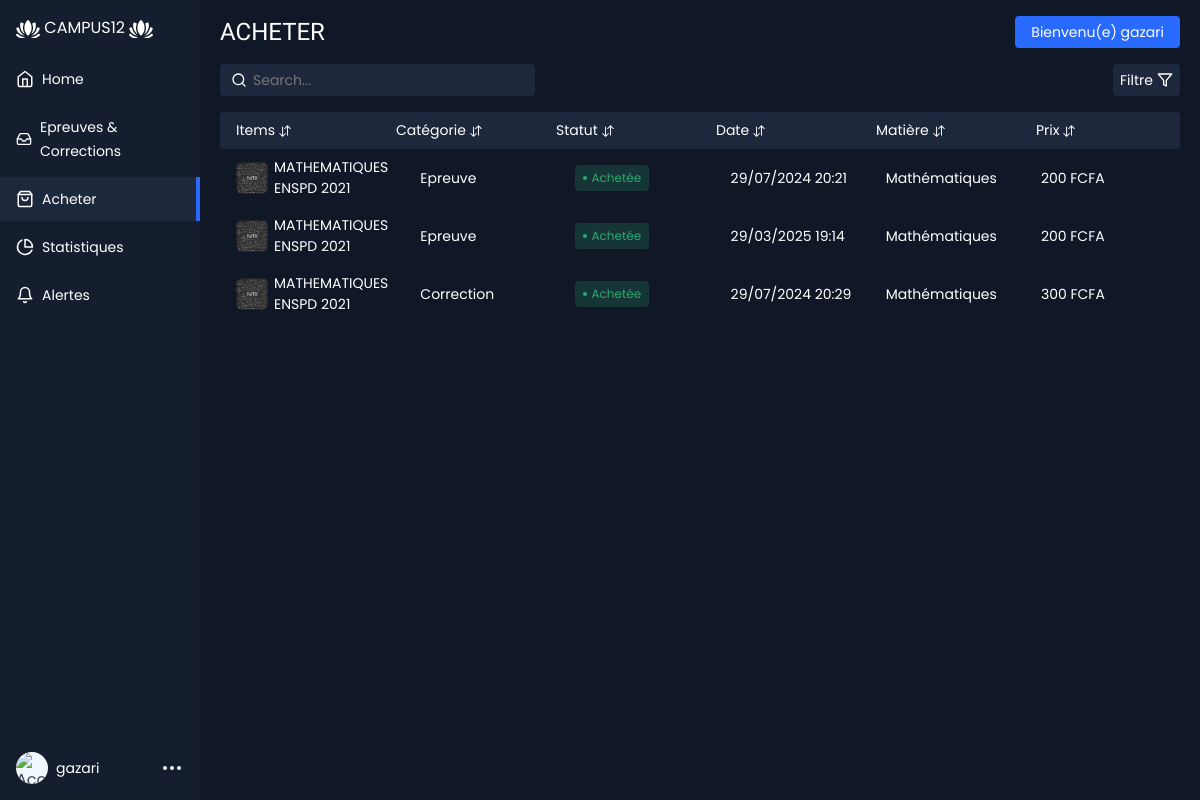
Screenshot of /dashboard/achat (signed in) with the database file from the repository.
### blog/models.py (models this page shows, shortened)
class Acheter (models.Model):
    acheteur = models.ForeignKey(User,on_delete=models.CASCADE, null=True)
    epreuve = models.ForeignKey(Epreuve, on_delete=models.CASCADE,null=True)
    date_consultation = models.DateTimeField(auto_now_add=True, null=True)

class Epreuve (models.Model):
    nom = models.CharField(max_length=500)
    niveau =models.ForeignKey(Niveau, on_delete=models.CASCADE, null=True)
    ecole =models.ForeignKey(Logo_Ecole, on_delete=models.CASCADE, null=True)
    image=models.ForeignKey(Image_matieres, on_delete=models.CASCADE)
    pdf = models.FileField(upload_to='pdfs_epreuve/')
    date_consultation = models.DateTimeField(auto_now_add=True)
    upload_at=models.DateTimeField(auto_now=True)
    utilisateur = models.ForeignKey(User, on_delete=models.CASCADE)
    photo_epreuve = models.ImageField(upload_to='photo_epreuve', null=True)

class Image_matieres(models.Model):
    nom = models.CharField(max_length=500)
    image=models.ImageField(upload_to='image_matiere/')

class AcheterCorrect (models.Model):
    acheteur = models.ForeignKey(User,on_delete=models.CASCADE, null=True)
    correction = models.ForeignKey(Correction, on_delete=models.CASCADE,null=True)
    date_consultation = models.DateTimeField(auto_now_add=True, null=True)

class Correction (models.Model):
    nom = models.CharField (max_length=100)
    pdf = models.FileField(upload_to='pdfs_epreuve/')
    image_apercu = models.ImageField(upload_to='apercu_image_correction', null=True)
    epreuve = models.ForeignKey(Epreuve, on_delete=models.CASCADE)
    date_consultation = models.DateTimeField(auto_now_add=True)
    upload_at=models.DateTimeField(auto_now=True)
    utilisateur = models.ForeignKey(User, on_delete=models.CASCADE)

### blog/views.py (the view)
# urls.py: path('dashboard/achat',dashboard_achat, name='dashboard_achat'),
@login_required
def dashboard_achat(request):
    utilisateur = request.user
    achat_recents = Acheter.objects.filter(acheteur=utilisateur)
    achat_recents_correct = AcheterCorrect.objects.filter(acheteur=utilisateur)
    context = {
        'achat_recents_correct':achat_recents_correct,
        'achat_recents': achat_recents
    }
    return render(request, 'dashboard_achat.html', context)

### blog/templates/dashboard_achat.html (shortened to what this page needs)
{%load static%}
<!DOCTYPE html>
<html lang="fr" >
<head>
  <link href="{% static 'vendor/animate.css/animate.min.css'%}" rel="stylesheet">
  <link href="{% static 'vendor/bootstrap/css/bootstrap.min.css'%}" rel="stylesheet">
  <link href="{% static 'vendor/bootstrap-icons/bootstrap-icons.css'%}" rel="stylesheet">
  <link href="{% static 'vendor/boxicons/css/boxicons.min.css'%}" rel="stylesheet">
  <link href="{% static 'vendor/glightbox/css/glightbox.min.css'%}" rel="stylesheet">
  <link href="{% static 'vendor/swiper/swiper-bundle.min.css'%}" rel="stylesheet">
  <link href="{% static 'css/style.css' %}" rel="stylesheet">
  <link rel="stylesheet" href="https://cdnjs.cloudflare.com/ajax/libs/normalize/5.0.0/normalize.min.css">
  <link rel="stylesheet" href="{% static 'css/style_dashboard.css' %}">
</head>
<body>
<div class="app-container">
  <div class="sidebar">
    <div class="sidebar-header">
      <a href="{% url 'accueil'%}">
      <div class="app-icon">
        CAMPUS12
      </div>
    </a>
    </div>
    <ul class="sidebar-list">
      <li class="sidebar-list-item">
        <a href="{% url 'dashboard' %}">
          <svg xmlns="http://www.w3.org/2000/svg" width="18" height="18" viewBox="0 0 24 24" fill="none" stroke="currentColor" stroke-width="2" stroke-linecap="round" stroke-linejoin="round" class="feather feather-home"><path d="M3 9l9-7 9 7v11a2 2 0 0 1-2 2H5a2 2 0 0 1-2-2z"/><polyline points="9 22 9 12 15 12 15 22"/></svg>
          <span>Home</span>
        </a>
      </li>
      <li class="sidebar-list-item">
        <a href="{% url 'dashboard' %}" id="btCours">
          <span>Epreuves & Corrections</span>
        </a>
      </li>
      <li class="sidebar-list-item active">
        <a href="{% url 'dashboard_achat' %}" id="btEpreuve" class="achat">
          <span>Acheter</span>
        </a>
      </li>
      <li class="sidebar-list-item">
        <a href="#" id="btCorrection">
          <svg xmlns="http://www.w3.org/2000/svg" width="18" height="18" viewBox="0 0 24 24" fill="none" stroke="currentColor" stroke-width="2" stroke-linecap="round" stroke-linejoin="round" class="feather feather-pie-chart"><path d="M21.21 15.89A10 10 0 1 1 8 2.83"/><path d="M22 12A10 10 0 0 0 12 2v10z"/></svg>
          <span>Statistiques</span>
        </a>
      </li>
      <li class="sidebar-list-item">
        <a href="#">
          <svg xmlns="http://www.w3.org/2000/svg" width="18" height="18" viewBox="0 0 24 24" fill="none" stroke="currentColor" stroke-width="2" stroke-linecap="round" stroke-linejoin="round" class="feather feather-bell"><path d="M18 8A6 6 0 0 0 6 8c0 7-3 9-3 9h18s-3-2-3-9"/><path d="M13.73 21a2 2 0 0 1-3.46 0"/></svg>
          <span>Alertes</span>
        </a>
      </li>
    </ul>
    <div class="account-info">
      <div class="account-info-picture">
        <img src="{%static 'images/compte2.png'%}" alt="Account" style="background-color: aliceblue;">
      </div>
      <div class="account-info-name">{{ request.user.username }}</div>
      <button class="account-info-more">
        <svg xmlns="http://www.w3.org/2000/svg" width="24" height="24" viewBox="0 0 24 24" fill="none" stroke="currentColor" stroke-width="2" stroke-linecap="round" stroke-linejoin="round" class="feather feather-more-horizontal"><circle cx="12" cy="12" r="1"/><circle cx="19" cy="12" r="1"/><circle cx="5" cy="12" r="1"/></svg>
      </button>
    </div>
  </div>
  <div class="app-content">
    <div class="app-content-header">
      <h1 class="app-content-headerText">ACHETER</h1>
      <button class="app-content-headerButton">Bienvenu(e) {{ request.user.username }}</button>
    </div>
    <div class="app-content-actions">
      <form class="form-inline my-2 my-lg-0" action="{% url 'recherche_dashboard'%}">
        <input class="search-bar" placeholder="Search..." type="text" name='article' >
      </form>
      <div class="app-content-actions-wrapper">
        <div class="filter-button-wrapper">
          <button class="action-button filter jsFilter"><span>Filtre</span><svg xmlns="http://www.w3.org/2000/svg" width="16" height="16" viewBox="0 0 24 24" fill="none" stroke="currentColor" stroke-width="2" stroke-linecap="round" stroke-linejoin="round" class="feather feather-filter"><polygon points="22 3 2 3 10 12.46 10 19 14 21 14 12.46 22 3"/></svg></button>
        </div>
      </div>
    </div>
    <div class="products-area-wrapper tableView">
      <div class="products-header">
        <div class="product-cell image">
          Items
          <button class="sort-button">
          </button>
        </div>
        <div class="product-cell category">Catégorie<button class="sort-button">
          </button></div>
        <div class="product-cell status-cell">Statut<button class="sort-button">
          </button></div>
        <div class="product-cell sales">Date<button class="sort-button">
          </button></div>
        <div class="product-cell stock">Matière<button class="sort-button">
          </button></div>
        <div class="product-cell price">Prix<button class="sort-button">
          </button></div>
      </div>
      <div id="epreuves">
        {% for epreuve in achat_recents%}
        <a href="{{ epreuve.epreuve.pdf.url}}" target="_blank" rel="noopener noreferrer">
        <div class="products-row">
            <div class="product-cell image">
              <img src="{{epreuve.epreuve.image.image.url}}" alt="product">
              <span>{{ epreuve.epreuve.nom }}</span>
            </div>
          <div class="product-cell category"><span class="cell-label">Catégorie:</span>Epreuve</div>
          <div class="product-cell status-cell">
            <span class="status active">Achetée</span>
          </div>
          <div class="product-cell sales"><span class="cell-label">Date:</span>{{ epreuve.date_consultation|date:"d/m/Y H:i" }}</div>
          <div class="product-cell stock"><span class="cell-label">Matière:</span>{{epreuve.epreuve.image.nom}}</div>
          <div class="product-cell price"><span class="cell-label">Prix:</span>200 FCFA</div>
        </div>
        </a>
        {% endfor %}
      </div>
      <div id="epreuves">
        {% for correction in achat_recents_correct %}
        <a href="{{ correction.correction.pdf.url}}" target="_blank" rel="noopener noreferrer"class="rien">
        <div class="products-row">
            <div class="product-cell image">
              <img src="{{correction.correction.epreuve.image.image.url}}" alt="product">
              <span>{{ correction.correction.nom }}</span>
            </div>
          <div class="product-cell category"><span class="cell-label">Categorie:</span>Correction</div>
          <div class="product-cell status-cell">
            <span class="status active">Achetée</span>
          </div>
          <div class="product-cell sales"><span class="cell-label">Date:</span>{{ correction.date_consultation|date:"d/m/Y H:i" }}</div>
          <div class="product-cell stock"><span class="cell-label">Matière:</span>{{correction.correction.epreuve.image.nom}}</div>
          <div class="product-cell price"><span class="cell-label">Prix:</span>300 FCFA</div>
        </div>
        </a>
        {% endfor %}
      </div>
  </div>
</div>
</body>
</html>

### blog/static/css/style.css (style rules this page uses)
body { font-family: "Open Sans", sans-serif; color: #444444; }
a { text-decoration: none; color: #5cb874; }
h1, h2, h3, h4, h5, h6 { font-family: "Raleway", sans-serif; }

### rows the page displays
Acheter: epreuve.image.image (picture), epreuve.nom "MATHEMATIQUES ENSPD 2021", date_consultation "29/07/2024 20:21", epreuve.image.nom "Mathématiques"
Acheter: epreuve.image.image (picture), epreuve.nom "MATHEMATIQUES ENSPD 2021", date_consultation "29/03/2025 19:14", epreuve.image.nom "Mathématiques"
AcheterCorrect: correction.epreuve.image.image (picture), correction.nom "MATHEMATIQUES ENSPD 2021", date_consultation "29/07/2024 20:29", correction.epreuve.image.nom "Mathématiques"

### other values shown
{{ request.user.username }} "gazari"
